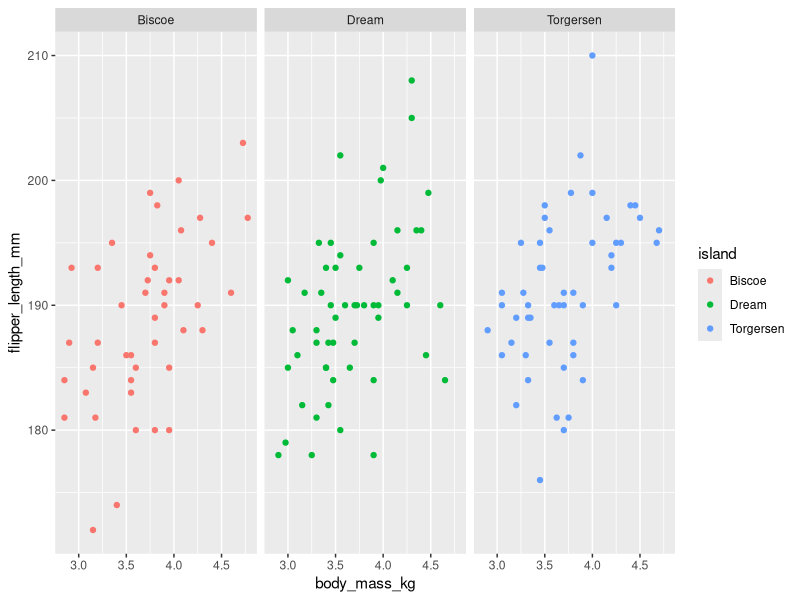

Reproduce this figure in R.
## ---- chunk 1
knitr::opts_chunk$set(echo = TRUE)
library(palmerpenguins)
library(tidyverse)
library(dplyr)
## ---- chunk 2
adelie_mods = penguins %>% filter(species == "Adelie") %>% 
  mutate(body_mass_kg = body_mass_g / 1000)


# check to see if the filter() worked
unique(penguins$species)
unique(adelie_mods$species)
  
## ---- chunk 3
ggplot(data = adelie_mods, aes(x = body_mass_kg, y = flipper_length_mm)) +
  geom_point(aes(color = island)) +
  facet_wrap(~island)

